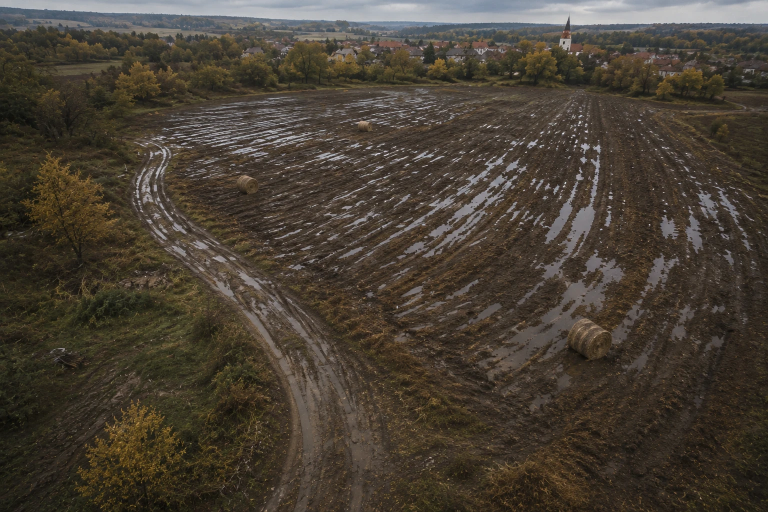
#> input picture assets/image-1787306003514.webp, 1536 x 1024 px (shown at 1/2 size)
$ python prepare-plate.py --input ../assets/image-1787306003514.webp --output out.png
#> lines starting #> are read from the running program, lines starting #| are printed output that depends on the picture
#!/usr/bin/env python3
"""
Image processing tool for game level backgrounds.
Handles cropping and color correction for level plate images.
"""

import argparse
import sys
from pathlib import Path

try:
    from PIL import Image, ImageEnhance
except ImportError:
    print("Error: Pillow is required. Install with: pip install Pillow", file=sys.stderr)
    sys.exit(1)


class ImageProcessor:
    """Process level background images with cropping and color correction."""

    # Design spec color band: Luminance 85-110, Saturation 0.30-0.45
    TARGET_LUMINANCE = (85, 110)
    TARGET_SATURATION = (0.30, 0.45)
    ASPECT_RATIO = 16 / 9  # Game resolution aspect ratio

    def __init__(self, verbose=False):
        self.verbose = verbose

    def log(self, message):
        """Print log message if verbose."""
        if self.verbose:
            print(f"[prepare-plate] {message}")

    def load_image(self, input_path):
        """Load image from disk."""
#> called with input_path = '../assets/image-1787306003514.webp'
        try:
            img = Image.open(input_path)
#> img is the input picture: PIL image 1536x1024 RGB; mean R, G, B 72, 63.7, 52.7
            self.log(f"Loaded: {input_path} ({img.width}×{img.height}, {img.mode})")
            return img
        except Exception as e:
            print(f"Error loading image: {e}", file=sys.stderr)
            sys.exit(1)

    def crop_image(self, img, crop_percent=50):
        """
        Crop image to target aspect ratio.
        crop_percent: percentage of width to keep from center (50-100)
        """
#> called with crop_percent = 50
        crop_percent = max(50, min(100, crop_percent))

        # Calculate target dimensions maintaining aspect ratio
        target_width = int(img.width * crop_percent / 100)
#> target_width = 768
        target_height = int(target_width / self.ASPECT_RATIO)
#> target_height = 432

        # Ensure dimensions don't exceed original
        if target_height > img.height:
            target_height = img.height
            target_width = int(target_height * self.ASPECT_RATIO)

        # Center crop
        left = (img.width - target_width) // 2
#> left = 384
        top = (img.height - target_height) // 2
#> top = 296
        right = left + target_width
#> right = 1152
        bottom = top + target_height
#> bottom = 728

        cropped = img.crop((left, top, right, bottom))
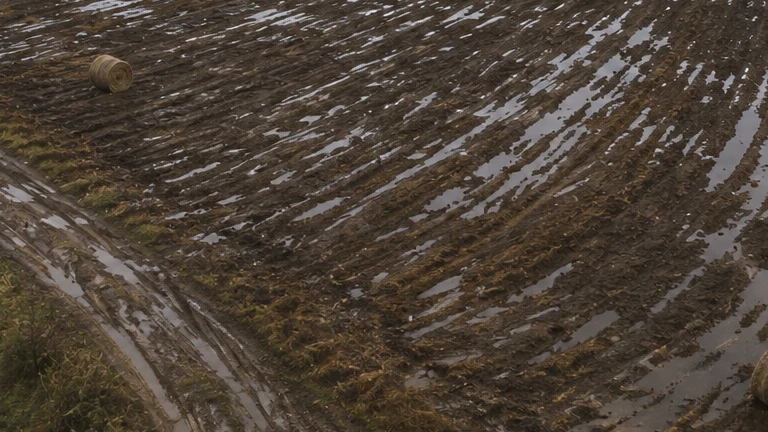
#> cropped: PIL image 768x432 RGB; mean R, G, B 77.3, 66.2, 55.8
        self.log(f"Cropped: {crop_percent}% → {cropped.width}×{cropped.height}")
        return cropped

    def analyze_luminance(self, img):
        """Analyze average luminance of image."""
        # Convert to grayscale for luminance analysis
        gray = img.convert("L")
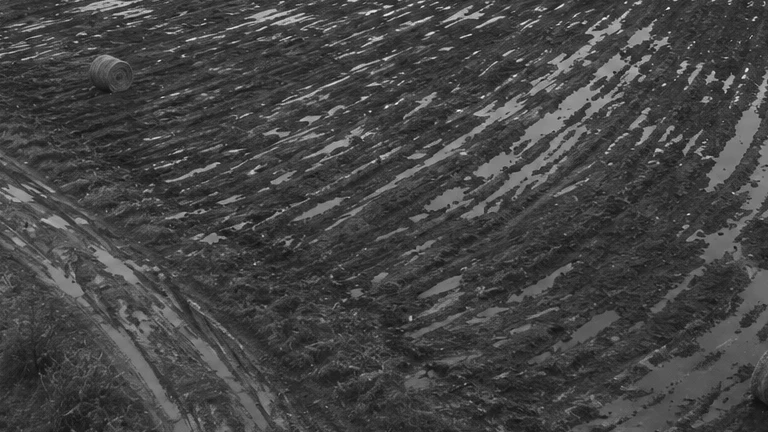
#> gray: PIL image 768x432 L; min 15, max 249, mean 68.3
        pixels = list(gray.getdata())
#> pixels = 331776 items
        avg_luminance = sum(pixels) / len(pixels)
#> avg_luminance = 68.31
        return avg_luminance

    def correct_colors(self, img, target_luminance=None, target_saturation=None):
        """
        Apply color correction to match design spec.
        Adjusts brightness and saturation.
        """
        if target_luminance is None:
            target_luminance = sum(self.TARGET_LUMINANCE) / 2
        if target_saturation is None:
            target_saturation = sum(self.TARGET_SATURATION) / 2

        # Analyze current state
        current_luminance = self.analyze_luminance(img)
#> current_luminance = 68.31

        # Brightness correction (luminance target: 85-110, center at ~97)
        brightness_factor = target_luminance / max(current_luminance, 1)
#> brightness_factor = 1.43
        brightness_factor = max(0.5, min(2.0, brightness_factor))  # Clamp to reasonable range

        enhancer = ImageEnhance.Brightness(img)
        img = enhancer.enhance(brightness_factor)
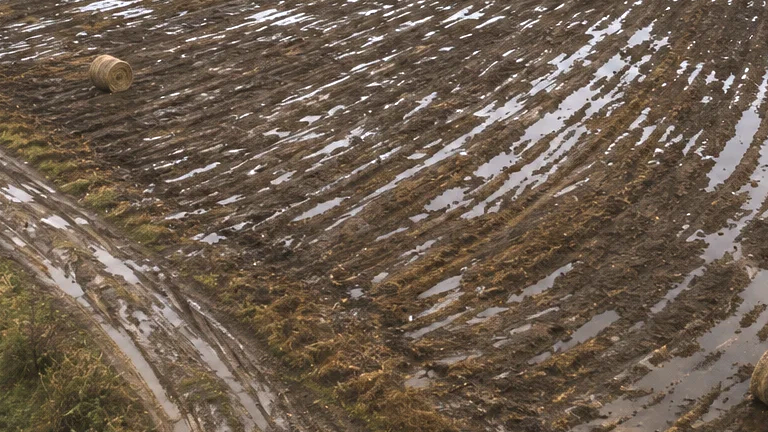
#> img: PIL image 768x432 RGB; mean R, G, B 109.7, 94, 79.1
        self.log(
            f"Brightness: {current_luminance:.1f} → {target_luminance:.1f} (factor: {brightness_factor:.2f})"
        )

        # Saturation correction (saturation target: 0.30-0.45, center at ~0.375)
        enhancer = ImageEnhance.Color(img)
        img = enhancer.enhance(target_saturation)
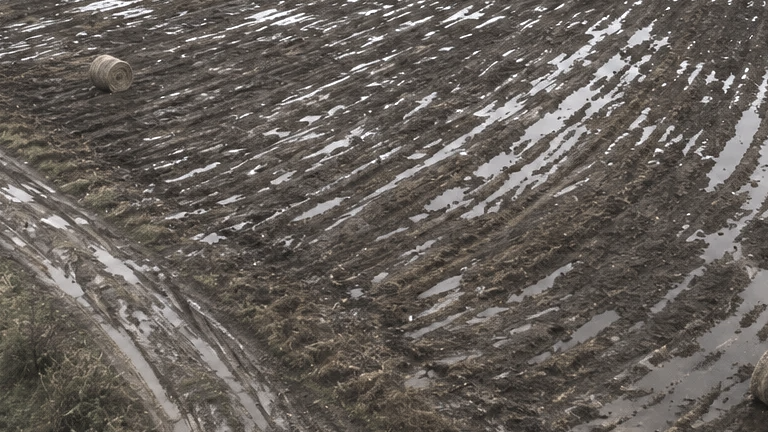
#> img: PIL image 768x432 RGB; mean R, G, B 101.4, 95.3, 89.8
        self.log(f"Saturation: {target_saturation:.2f}")

        # Optional: contrast boost for visual clarity
        enhancer = ImageEnhance.Contrast(img)
        img = enhancer.enhance(1.05)

        return img

    def save_image(self, img, output_path, quality=85):
        """Save processed image."""
        output_path = Path(output_path)
        output_path.parent.mkdir(parents=True, exist_ok=True)

        try:
            # Convert to RGB if necessary (for JPEG)
            if img.mode == "RGBA":
                rgb_img = Image.new("RGB", img.size, (255, 255, 255))
                rgb_img.paste(img, mask=img.split()[3])
                img = rgb_img

            img.save(output_path, "JPEG", quality=quality, optimize=True)
            self.log(f"Saved: {output_path} ({img.width}×{img.height}, quality={quality})")
            return str(output_path)
        except Exception as e:
            print(f"Error saving image: {e}", file=sys.stderr)
            sys.exit(1)

    def process(
        self, input_path, output_path, scale=None, crop_percent=50, color_correct=True
    ):
        """
        Full processing pipeline.

        Args:
            input_path: Input image path
            output_path: Output image path
            scale: Scale factor (0.0-1.0), e.g., 0.5 for half resolution
            crop_percent: Percentage of image width to keep (50-100)
            color_correct: Apply color correction
        """
        # Load
        img = self.load_image(input_path)

        # Crop
        img = self.crop_image(img, crop_percent=crop_percent)

        # Color correct
        if color_correct:
            img = self.correct_colors(img)

        # Scale
        if scale and scale < 1.0:
            new_width = int(img.width * scale)
            new_height = int(img.height * scale)
            img = img.resize((new_width, new_height), Image.Resampling.LANCZOS)
            self.log(f"Scaled: {scale}x → {img.width}×{img.height}")

        # Save
        self.save_image(img, output_path)

        self.log("Processing complete ✓")
        return output_path


def main():
    parser = argparse.ArgumentParser(
        description="Process level background images for Lovec Vltavínů"
    )
    parser.add_argument("--input", required=True, help="Input image path")
    parser.add_argument("--output", required=True, help="Output image path")
    parser.add_argument(
        "--crop", type=int, default=50, help="Crop percentage (50-100, default 50)"
    )
    parser.add_argument(
        "--scale", type=float, default=None, help="Scale factor (0.0-1.0, e.g., 0.5)"
    )
    parser.add_argument(
        "--color-correct",
        action="store_true",
        default=True,
        help="Apply color correction (default: True)",
    )
    parser.add_argument(
        "--no-color-correct", action="store_false", dest="color_correct", help="Skip color correction"
    )
    parser.add_argument("--verbose", action="store_true", help="Verbose output")

    args = parser.parse_args()

    processor = ImageProcessor(verbose=args.verbose)
    processor.process(
        input_path=args.input,
        output_path=args.output,
        scale=args.scale,
        crop_percent=args.crop,
        color_correct=args.color_correct,
    )


if __name__ == "__main__":
    main()

$ run again, on assets/image-1787306068857.webp
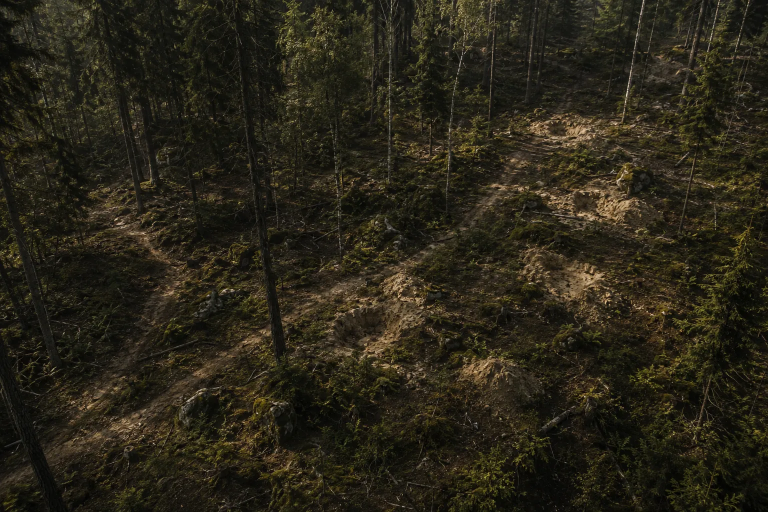
#> input picture assets/image-1787306068857.webp, 1536 x 1024 px (shown at 1/2 size)
#> in load_image, img is the input picture: PIL image 1536x1024 RGB; mean R, G, B 41.4, 37.1, 23.7
#> in analyze_luminance, `gray = img.convert("L")`:
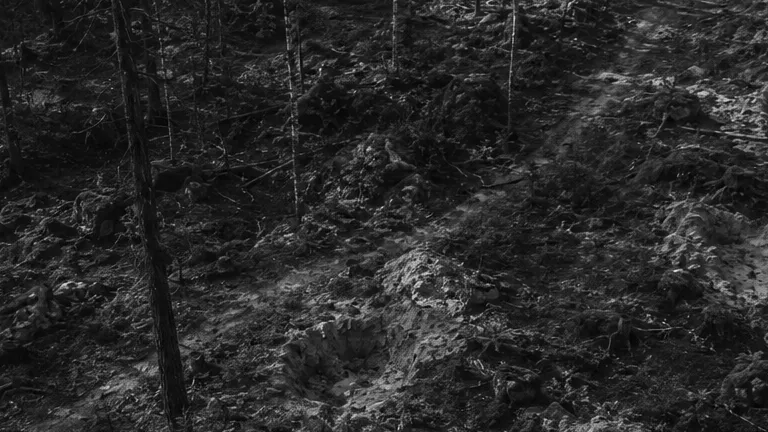
#> gray: PIL image 768x432 L; min 0, max 233, mean 41.2
#> pixels = 331776 items
#> avg_luminance = 41.19
#> in correct_colors, `brightness_factor = target_luminance / max(current_luminance, 1)`: brightness_factor = 2.37
#> in correct_colors, `brightness_factor = max(0.5, min(2.0, brightness_factor))`: brightness_factor = 2
#> in correct_colors, `img = enhancer.enhance(target_saturation)`:
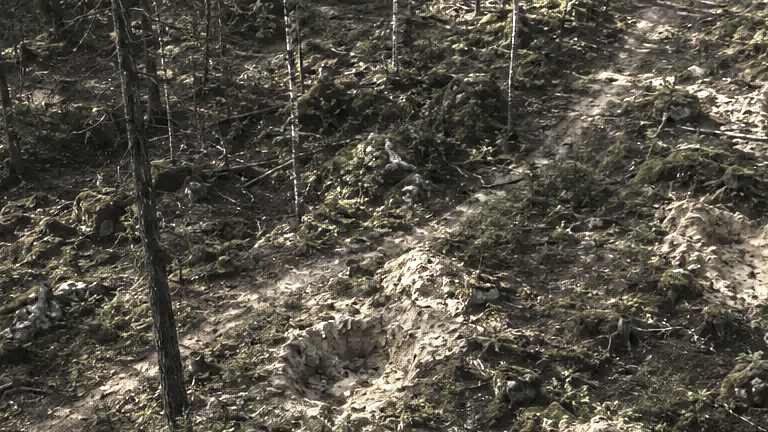
#> img: PIL image 768x432 RGB; mean R, G, B 85.6, 81.4, 70.6

$ run again, on assets/image-1787306099622.webp
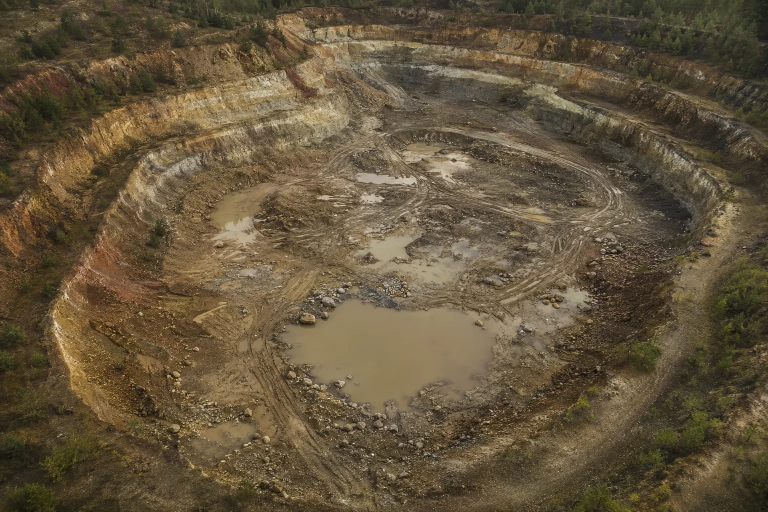
#> input picture assets/image-1787306099622.webp, 1536 x 1024 px (shown at 1/2 size)
#> in load_image, img is the input picture: PIL image 1536x1024 RGB; mean R, G, B 99.5, 85.1, 60.7
#> in analyze_luminance, `gray = img.convert("L")`:
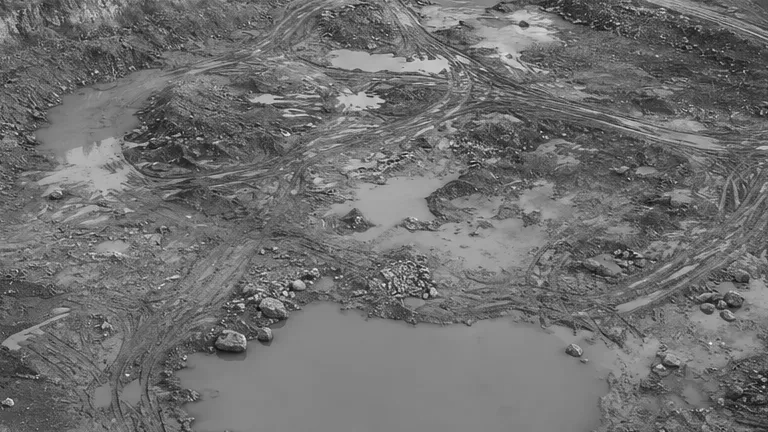
#> gray: PIL image 768x432 L; min 10, max 248, mean 111.5
#> pixels = 331776 items
#> avg_luminance = 111.5
#> brightness_factor = 0.875
#> in correct_colors, `img = enhancer.enhance(target_saturation)`:
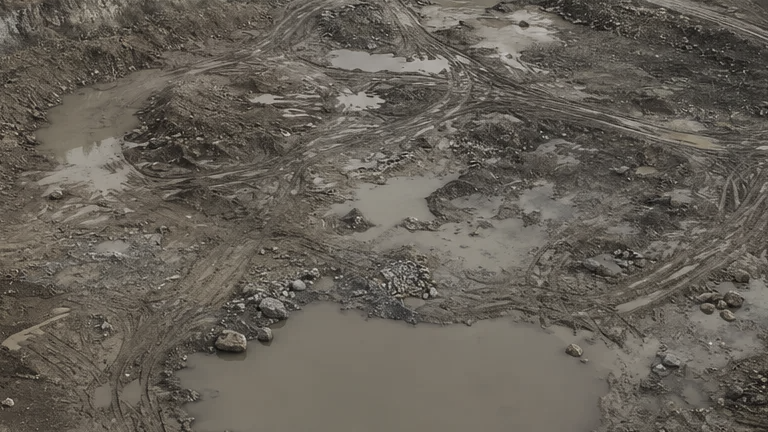
#> img: PIL image 768x432 RGB; mean R, G, B 101.4, 95.9, 87.3

$ run again, on assets/image-1787306117381.webp
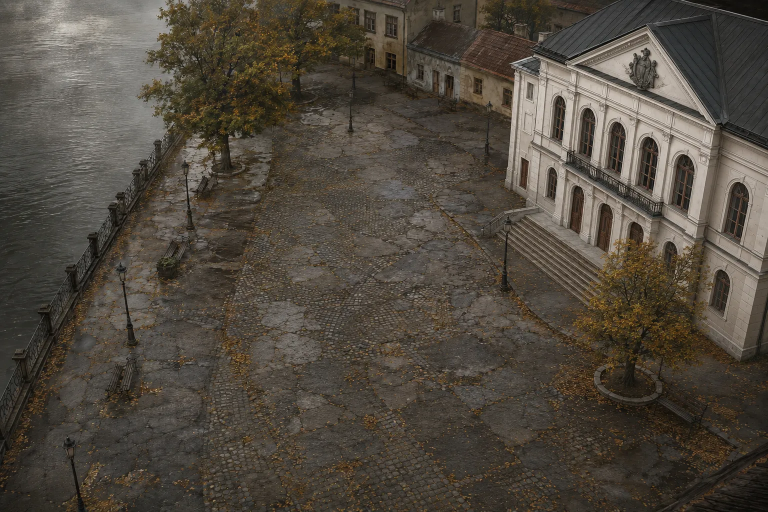
#> input picture assets/image-1787306117381.webp, 1536 x 1024 px (shown at 1/2 size)
#> in load_image, img is the input picture: PIL image 1536x1024 RGB; mean R, G, B 80.4, 73.1, 62.8
#> in analyze_luminance, `gray = img.convert("L")`:
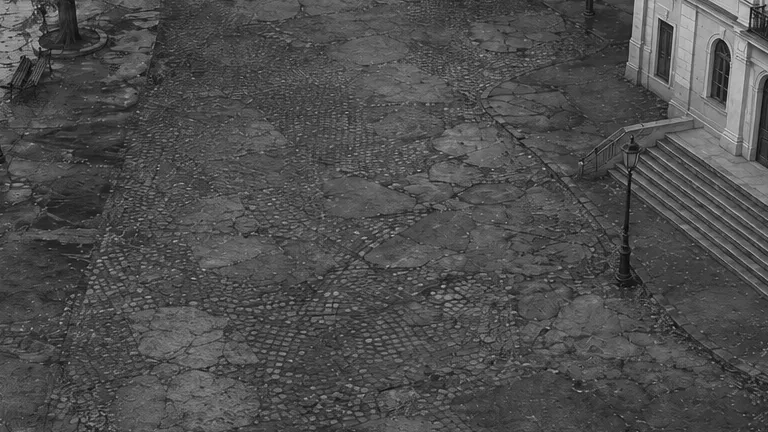
#> gray: PIL image 768x432 L; min 3, max 216, mean 77.8
#> pixels = 331776 items
#> avg_luminance = 77.81
#> brightness_factor = 1.25
#> in correct_colors, `img = enhancer.enhance(brightness_factor)`:
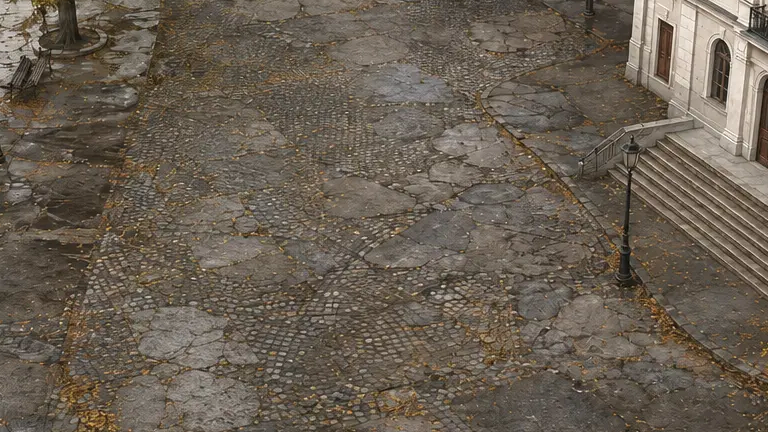
#> img: PIL image 768x432 RGB; mean R, G, B 105.9, 95.4, 82.3
